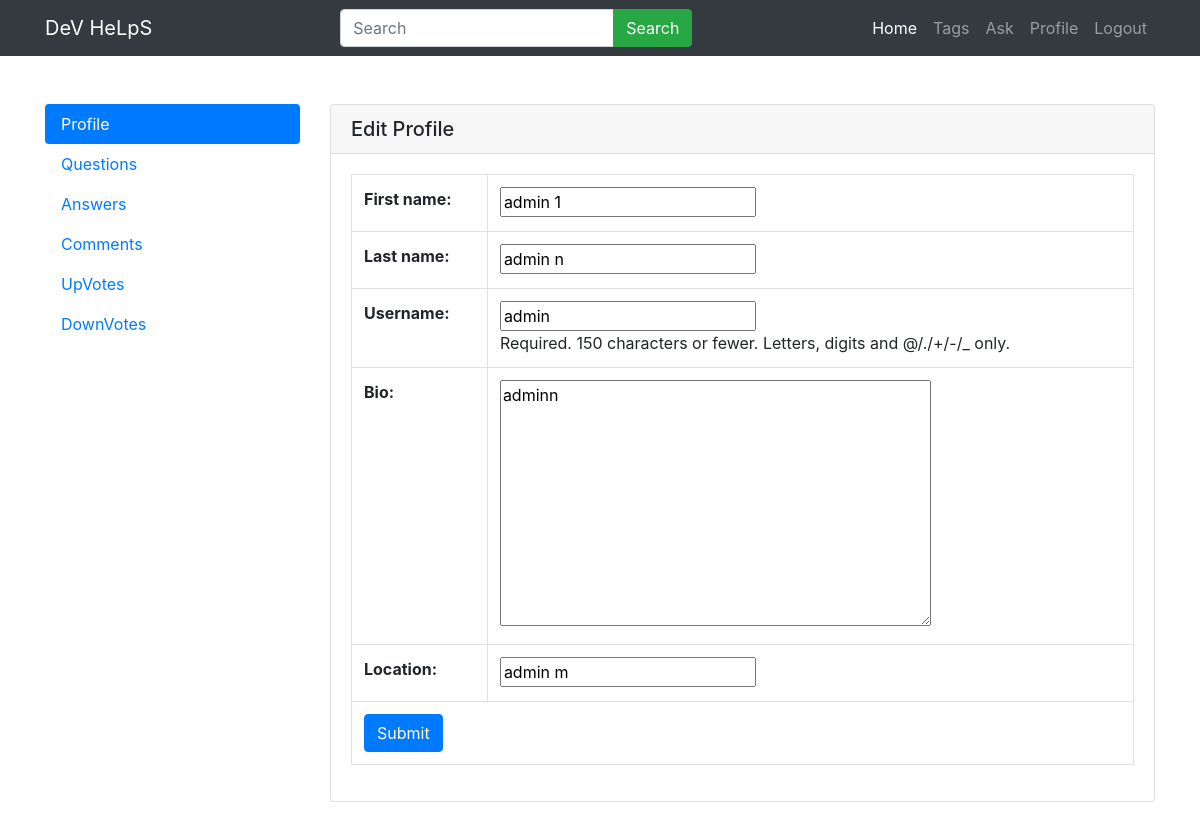
/accounts/profile/ (signed in), run on the app's committed database.
### main/models.py (models this page shows)
class CustomUser(AbstractUser):
    bio=models.TextField()
    location=models.CharField(max_length=200)

### main/views.py (the view)
# urls.py: path('accounts/profile/',views.profile,name='profile'),
def profile(request):
    quests=Question.objects.filter(user=request.user).order_by('-id')
    answers=Answer.objects.filter(user=request.user).order_by('-id')
    comments=Comment.objects.filter(user=request.user).order_by('-id')
    upvotes=UpVote.objects.filter(user=request.user).order_by('-id')
    downvotes=DownVote.objects.filter(user=request.user).order_by('-id')
    if request.method=='POST':
        profileForm=ProfileForm(request.POST,instance=request.user)
        if profileForm.is_valid():
            profileForm.save()
            messages.success(request,'Profile has been updatetd.')
    form=ProfileForm(instance=request.user)
    return render(request,'registration/profile.html',{
        'form':form,
        'quests':quests,
        'answers':answers,
        "comments":comments,
        'upvotes':upvotes,
        'downvotes':downvotes,
        })

### main/forms.py
class ProfileForm(ModelForm):
    class Meta:
        model=CustomUser
        fields=('first_name','last_name','username','bio','location')

### main/templates/registration/profile.html (shortened to what this page needs)
{% extends 'base.html' %}
{% block content %}
<div class="container py-5">
    <div class="row">
        <div class="col-md-3">
            <div class="nav flex-column nav-pills" id="v-pills-tab" role="tablist" aria-orientation="vertical">
                <a class="nav-link active" id="v-pills-profile-tab" data-toggle="pill" href="#v-pills-profile" role="tab" aria-controls="v-pills-home" aria-selected="true">Profile</a>
                <a class="nav-link" id="v-pills-questions-tab" data-toggle="pill" href="#v-pills-questions" role="tab" aria-controls="v-pills-questions" aria-selected="false">Questions</a>
                <a class="nav-link" id="v-pills-answers-tab" data-toggle="pill" href="#v-pills-answers" role="tab" aria-controls="v-pills-answers" aria-selected="false">Answers</a>
                <a class="nav-link" id="v-pills-comments-tab" data-toggle="pill" href="#v-pills-comments" role="tab" aria-controls="v-pills-comments" aria-selected="false">Comments</a>
                <a class="nav-link" id="v-pills-upvotes-tab" data-toggle="pill" href="#v-pills-upvotes" role="tab" aria-controls="v-pills-upvotes" aria-selected="false">UpVotes</a>
                <a class="nav-link" id="v-pills-downvotes-tab" data-toggle="pill" href="#v-pills-downvotes" role="tab" aria-controls="v-pills-downvotes" aria-selected="false">DownVotes</a>
            </div>
        </div>
        <div class="col-md-9">
            <div class="tab-content" id="v-pills-tabContent">
                <div class="tab-pane fade show active" id="v-pills-profile" role="tabpane1" aria-labelledby="v-pills-profile-tab">
                    <div class="card">
                        <h5 class="card-header">Edit Profile</h5>
                        <div class="card-body">
                            <form method="post">
                                <table class="table table-bordered">
                                    {{form.as_table}}
                                    <tr>
                                        <td colspan="2">
                                            <button class="btn btn-primary">Submit</button>
                                        </td>
                                    </tr>
                                </table>
                            </form>
                        </div>
                    </div>
                </div>
            </div>
        </div>
    </div>
</div>
{% endblock %}

### data on the page
CustomUser: first_name "admin 1", last_name "admin n", username "admin", bio "adminn", location "admin m"
